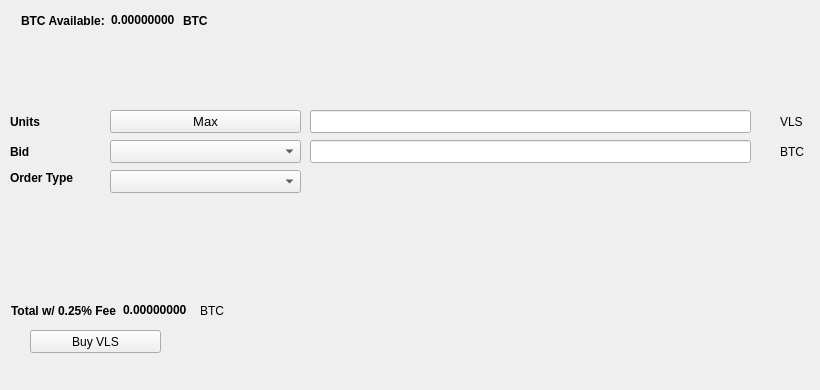
   <widget class="QWidget" name="BuyTab">
    <attribute name="title">
     <string>Buy</string>
    </attribute>
    <widget class="QPushButton" name="BuyVLS">
     <property name="geometry">
      <rect>
       <x>30</x>
       <y>330</y>
       <width>131</width>
       <height>23</height>
      </rect>
     </property>
     <property name="text">
      <string>Buy VLS</string>
     </property>
     <property name="icon">
      <iconset resource="../veles.qrc">
       <normaloff>:/icons/bitcoin</normaloff>:/icons/bitcoin</iconset>
     </property>
    </widget>
    <widget class="QLabel" name="label_3">
     <property name="geometry">
      <rect>
       <x>10</x>
       <y>110</y>
       <width>46</width>
       <height>23</height>
      </rect>
     </property>
     <property name="font">
      <font>
       <weight>75</weight>
       <bold>true</bold>
      </font>
     </property>
     <property name="text">
      <string>Units</string>
     </property>
    </widget>
    <widget class="QLineEdit" name="UnitsInput">
     <property name="geometry">
      <rect>
       <x>310</x>
       <y>110</y>
       <width>441</width>
       <height>23</height>
      </rect>
     </property>
     <property name="font">
      <font>
       <pointsize>9</pointsize>
       <weight>75</weight>
       <bold>true</bold>
      </font>
     </property>
    </widget>
    <widget class="QLineEdit" name="BuyBidPriceEdit">
     <property name="geometry">
      <rect>
       <x>310</x>
       <y>140</y>
       <width>441</width>
       <height>23</height>
      </rect>
     </property>
     <property name="font">
      <font>
       <pointsize>9</pointsize>
       <weight>75</weight>
       <bold>true</bold>
      </font>
     </property>
    </widget>
    <widget class="QLabel" name="label_4">
     <property name="geometry">
      <rect>
       <x>780</x>
       <y>110</y>
       <width>31</width>
       <height>23</height>
      </rect>
     </property>
     <property name="text">
      <string>VLS</string>
     </property>
    </widget>
    <widget class="QLabel" name="label_5">
     <property name="geometry">
      <rect>
       <x>780</x>
       <y>140</y>
       <width>31</width>
       <height>23</height>
      </rect>
     </property>
     <property name="text">
      <string>BTC</string>
     </property>
    </widget>
    <widget class="QLabel" name="label_6">
     <property name="geometry">
      <rect>
       <x>10</x>
       <y>140</y>
       <width>46</width>
       <height>23</height>
      </rect>
     </property>
     <property name="font">
      <font>
       <weight>75</weight>
       <bold>true</bold>
      </font>
     </property>
     <property name="text">
      <string>Bid</string>
     </property>
    </widget>
    <widget class="QLabel" name="label_7">
     <property name="geometry">
      <rect>
       <x>10</x>
       <y>170</y>
       <width>91</width>
       <height>16</height>
      </rect>
     </property>
     <property name="font">
      <font>
       <weight>75</weight>
       <bold>true</bold>
      </font>
     </property>
     <property name="text">
      <string>Order Type</string>
     </property>
    </widget>
    <widget class="QPushButton" name="Buy_Max_Amount">
     <property name="geometry">
      <rect>
       <x>110</x>
       <y>110</y>
       <width>191</width>
       <height>23</height>
      </rect>
     </property>
     <property name="font">
      <font>
       <pointsize>10</pointsize>
      </font>
     </property>
     <property name="text">
      <string>Max</string>
     </property>
    </widget>
    <widget class="QComboBox" name="BuyBidcomboBox">
     <property name="geometry">
      <rect>
       <x>110</x>
       <y>140</y>
       <width>191</width>
       <height>23</height>
      </rect>
     </property>
     <property name="font">
      <font>
       <pointsize>10</pointsize>
      </font>
     </property>
    </widget>
    <widget class="QComboBox" name="buyOrdertypeCombo">
     <property name="geometry">
      <rect>
       <x>110</x>
       <y>170</y>
       <width>191</width>
       <height>23</height>
      </rect>
     </property>
     <property name="font">
      <font>
       <pointsize>10</pointsize>
      </font>
     </property>
    </widget>
    <widget class="QWidget" name="layoutWidget1">
     <property name="geometry">
      <rect>
       <x>21</x>
       <y>11</y>
       <width>227</width>
       <height>19</height>
      </rect>
     </property>
     <layout class="QHBoxLayout" name="horizontalLayout_3">
      <item>
       <widget class="QLabel" name="label232">
        <property name="font">
         <font>
          <weight>75</weight>
          <bold>true</bold>
         </font>
        </property>
        <property name="text">
         <string>BTC Available:</string>
        </property>
       </widget>
      </item>
      <item>
       <widget class="QLabel" name="BtcAvailableLbl">
        <property name="palette">
         <palette>
          <active>
           <colorrole role="WindowText">
            <brush brushstyle="SolidPattern">
             <color alpha="255">
              <red>0</red>
              <green>0</green>
              <blue>0</blue>
             </color>
            </brush>
           </colorrole>
           <colorrole role="Button">
            <brush brushstyle="SolidPattern">
             <color alpha="255">
              <red>0</red>
              <green>170</green>
              <blue>0</blue>
             </color>
            </brush>
           </colorrole>
           <colorrole role="Light">
            <brush brushstyle="SolidPattern">
             <color alpha="255">
              <red>0</red>
              <green>255</green>
              <blue>0</blue>
             </color>
            </brush>
           </colorrole>
           <colorrole role="Midlight">
            <brush brushstyle="SolidPattern">
             <color alpha="255">
              <red>0</red>
              <green>212</green>
              <blue>0</blue>
             </color>
            </brush>
           </colorrole>
           <colorrole role="Dark">
            <brush brushstyle="SolidPattern">
             <color alpha="255">
              <red>0</red>
              <green>85</green>
              <blue>0</blue>
             </color>
            </brush>
           </colorrole>
           <colorrole role="Mid">
            <brush brushstyle="SolidPattern">
             <color alpha="255">
              <red>0</red>
              <green>113</green>
              <blue>0</blue>
             </color>
            </brush>
           </colorrole>
           <colorrole role="Text">
            <brush brushstyle="SolidPattern">
             <color alpha="255">
              <red>0</red>
              <green>170</green>
              <blue>0</blue>
             </color>
            </brush>
           </colorrole>
           <colorrole role="BrightText">
            <brush brushstyle="SolidPattern">
             <color alpha="255">
              <red>255</red>
              <green>255</green>
              <blue>255</blue>
             </color>
            </brush>
           </colorrole>
           <colorrole role="ButtonText">
            <brush brushstyle="SolidPattern">
             <color alpha="255">
              <red>0</red>
              <green>0</green>
              <blue>0</blue>
             </color>
            </brush>
           </colorrole>
           <colorrole role="Base">
            <brush brushstyle="SolidPattern">
             <color alpha="255">
              <red>255</red>
              <green>255</green>
              <blue>255</blue>
             </color>
            </brush>
           </colorrole>
           <colorrole role="Window">
            <brush brushstyle="SolidPattern">
             <color alpha="255">
              <red>0</red>
              <green>170</green>
              <blue>0</blue>
             </color>
            </brush>
           </colorrole>
           <colorrole role="Shadow">
            <brush brushstyle="SolidPattern">
             <color alpha="255">
              <red>0</red>
              <green>0</green>
              <blue>0</blue>
             </color>
            </brush>
           </colorrole>
           <colorrole role="AlternateBase">
            <brush brushstyle="SolidPattern">
             <color alpha="255">
              <red>127</red>
              <green>212</green>
              <blue>127</blue>
             </color>
            </brush>
           </colorrole>
           <colorrole role="ToolTipBase">
            <brush brushstyle="SolidPattern">
             <color alpha="255">
              <red>255</red>
              <green>255</green>
              <blue>220</blue>
             </color>
            </brush>
           </colorrole>
           <colorrole role="ToolTipText">
            <brush brushstyle="SolidPattern">
             <color alpha="255">
              <red>0</red>
              <green>0</green>
              <blue>0</blue>
             </color>
            </brush>
           </colorrole>
          </active>
          <inactive>
           <colorrole role="WindowText">
            <brush brushstyle="SolidPattern">
             <color alpha="255">
              <red>0</red>
              <green>0</green>
              <blue>0</blue>
             </color>
            </brush>
           </colorrole>
           <colorrole role="Button">
            <brush brushstyle="SolidPattern">
             <color alpha="255">
              <red>0</red>
              <green>170</green>
              <blue>0</blue>
             </color>
            </brush>
           </colorrole>
           <colorrole role="Light">
            <brush brushstyle="SolidPattern">
             <color alpha="255">
              <red>0</red>
              <green>255</green>
              <blue>0</blue>
             </color>
            </brush>
           </colorrole>
           <colorrole role="Midlight">
            <brush brushstyle="SolidPattern">
             <color alpha="255">
              <red>0</red>
              <green>212</green>
              <blue>0</blue>
             </color>
            </brush>
           </colorrole>
           <colorrole role="Dark">
            <brush brushstyle="SolidPattern">
             <color alpha="255">
              <red>0</red>
              <green>85</green>
              <blue>0</blue>
             </color>
            </brush>
           </colorrole>
           <colorrole role="Mid">
            <brush brushstyle="SolidPattern">
             <color alpha="255">
              <red>0</red>
              <green>113</green>
              <blue>0</blue>
             </color>
            </brush>
           </colorrole>
           <colorrole role="Text">
            <brush brushstyle="SolidPattern">
             <color alpha="255">
              <red>0</red>
              <green>170</green>
              <blue>0</blue>
             </color>
            </brush>
           </colorrole>
           <colorrole role="BrightText">
            <brush brushstyle="SolidPattern">
             <color alpha="255">
              <red>255</red>
              <green>255</green>
              <blue>255</blue>
             </color>
            </brush>
           </colorrole>
           <colorrole role="ButtonText">
            <brush brushstyle="SolidPattern">
             <color alpha="255">
              <red>0</red>
              <green>0</green>
              <blue>0</blue>
             </color>
            </brush>
           </colorrole>
           <colorrole role="Base">
            <brush brushstyle="SolidPattern">
             <color alpha="255">
              <red>255</red>
              <green>255</green>
              <blue>255</blue>
             </color>
            </brush>
           </colorrole>
           <colorrole role="Window">
            <brush brushstyle="SolidPattern">
             <color alpha="255">
              <red>0</red>
              <green>170</green>
              <blue>0</blue>
             </color>
            </brush>
           </colorrole>
           <colorrole role="Shadow">
            <brush brushstyle="SolidPattern">
             <color alpha="255">
              <red>0</red>
              <green>0</green>
              <blue>0</blue>
             </color>
            </brush>
           </colorrole>
           <colorrole role="AlternateBase">
            <brush brushstyle="SolidPattern">
             <color alpha="255">
              <red>127</red>
              <green>212</green>
              <blue>127</blue>
             </color>
            </brush>
           </colorrole>
           <colorrole role="ToolTipBase">
            <brush brushstyle="SolidPattern">
             <color alpha="255">
              <red>255</red>
              <green>255</green>
              <blue>220</blue>
             </color>
            </brush>
           </colorrole>
           <colorrole role="ToolTipText">
            <brush brushstyle="SolidPattern">
             <color alpha="255">
              <red>0</red>
              <green>0</green>
              <blue>0</blue>
             </color>
            </brush>
           </colorrole>
          </inactive>
          <disabled>
           <colorrole role="WindowText">
            <brush brushstyle="SolidPattern">
             <color alpha="255">
              <red>0</red>
              <green>85</green>
              <blue>0</blue>
             </color>
            </brush>
           </colorrole>
           <colorrole role="Button">
            <brush brushstyle="SolidPattern">
             <color alpha="255">
              <red>0</red>
              <green>170</green>
              <blue>0</blue>
             </color>
            </brush>
           </colorrole>
           <colorrole role="Light">
            <brush brushstyle="SolidPattern">
             <color alpha="255">
              <red>0</red>
              <green>255</green>
              <blue>0</blue>
             </color>
            </brush>
           </colorrole>
           <colorrole role="Midlight">
            <brush brushstyle="SolidPattern">
             <color alpha="255">
              <red>0</red>
              <green>212</green>
              <blue>0</blue>
             </color>
            </brush>
           </colorrole>
           <colorrole role="Dark">
            <brush brushstyle="SolidPattern">
             <color alpha="255">
              <red>0</red>
              <green>85</green>
              <blue>0</blue>
             </color>
            </brush>
           </colorrole>
           <colorrole role="Mid">
            <brush brushstyle="SolidPattern">
             <color alpha="255">
              <red>0</red>
              <green>113</green>
              <blue>0</blue>
             </color>
            </brush>
           </colorrole>
           <colorrole role="Text">
            <brush brushstyle="SolidPattern">
             <color alpha="255">
              <red>0</red>
              <green>85</green>
              <blue>0</blue>
             </color>
            </brush>
           </colorrole>
           <colorrole role="BrightText">
            <brush brushstyle="SolidPattern">
             <color alpha="255">
              <red>255</red>
              <green>255</green>
              <blue>255</blue>
             </color>
            </brush>
           </colorrole>
           <colorrole role="ButtonText">
            <brush brushstyle="SolidPattern">
             <color alpha="255">
              <red>0</red>
              <green>85</green>
              <blue>0</blue>
             </color>
            </brush>
           </colorrole>
           <colorrole role="Base">
            <brush brushstyle="SolidPattern">
             <color alpha="255">
              <red>0</red>
              <green>170</green>
              <blue>0</blue>
             </color>
            </brush>
           </colorrole>
           <colorrole role="Window">
            <brush brushstyle="SolidPattern">
             <color alpha="255">
              <red>0</red>
              <green>170</green>
              <blue>0</blue>
             </color>
            </brush>
           </colorrole>
           <colorrole role="Shadow">
            <brush brushstyle="SolidPattern">
             <color alpha="255">
              <red>0</red>
              <green>0</green>
              <blue>0</blue>
             </color>
            </brush>
           </colorrole>
           <colorrole role="AlternateBase">
            <brush brushstyle="SolidPattern">
             <color alpha="255">
              <red>0</red>
              <green>170</green>
              <blue>0</blue>
             </color>
            </brush>
           </colorrole>
           <colorrole role="ToolTipBase">
            <brush brushstyle="SolidPattern">
             <color alpha="255">
              <red>255</red>
              <green>255</green>
              <blue>220</blue>
             </color>
            </brush>
           </colorrole>
           <colorrole role="ToolTipText">
            <brush brushstyle="SolidPattern">
             <color alpha="255">
              <red>0</red>
              <green>0</green>
              <blue>0</blue>
             </color>
            </brush>
           </colorrole>
          </disabled>
         </palette>
        </property>
        <property name="font">
         <font>
          <weight>75</weight>
          <bold>true</bold>
         </font>
        </property>
        <property name="text">
         <string>0.00000000</string>
        </property>
        <property name="textInteractionFlags">
         <set>Qt::LinksAccessibleByMouse|Qt::TextSelectableByKeyboard|Qt::TextSelectableByMouse</set>
        </property>
       </widget>
      </item>
      <item>
       <widget class="QLabel" name="BtcAvailableLbl_2">
        <property name="font">
         <font>
          <weight>75</weight>
          <bold>true</bold>
         </font>
        </property>
        <property name="text">
         <string>BTC</string>
        </property>
       </widget>
      </item>
     </layout>
    </widget>
    <widget class="QWidget" name="layoutWidge2">
     <property name="geometry">
      <rect>
       <x>11</x>
       <y>301</y>
       <width>259</width>
       <height>19</height>
      </rect>
     </property>
     <layout class="QHBoxLayout" name="horizontalLayout_4">
      <item>
       <widget class="QLabel" name="label_9">
        <property name="font">
         <font>
          <weight>75</weight>
          <bold>true</bold>
         </font>
        </property>
        <property name="text">
         <string>Total w/ 0.25% Fee</string>
        </property>
       </widget>
      </item>
      <item>
       <widget class="QLabel" name="BuyCostLabel">
        <property name="palette">
         <palette>
          <active>
           <colorrole role="WindowText">
            <brush brushstyle="SolidPattern">
             <color alpha="255">
              <red>0</red>
              <green>0</green>
              <blue>0</blue>
             </color>
            </brush>
           </colorrole>
           <colorrole role="Button">
            <brush brushstyle="SolidPattern">
             <color alpha="255">
              <red>0</red>
              <green>170</green>
              <blue>0</blue>
             </color>
            </brush>
           </colorrole>
           <colorrole role="Light">
            <brush brushstyle="SolidPattern">
             <color alpha="255">
              <red>0</red>
              <green>255</green>
              <blue>0</blue>
             </color>
            </brush>
           </colorrole>
           <colorrole role="Midlight">
            <brush brushstyle="SolidPattern">
             <color alpha="255">
              <red>0</red>
              <green>212</green>
              <blue>0</blue>
             </color>
            </brush>
           </colorrole>
           <colorrole role="Dark">
            <brush brushstyle="SolidPattern">
             <color alpha="255">
              <red>0</red>
              <green>85</green>
              <blue>0</blue>
             </color>
            </brush>
           </colorrole>
           <colorrole role="Mid">
            <brush brushstyle="SolidPattern">
             <color alpha="255">
              <red>0</red>
              <green>113</green>
              <blue>0</blue>
             </color>
            </brush>
           </colorrole>
           <colorrole role="Text">
            <brush brushstyle="SolidPattern">
             <color alpha="255">
              <red>0</red>
              <green>170</green>
              <blue>0</blue>
             </color>
            </brush>
           </colorrole>
           <colorrole role="BrightText">
            <brush brushstyle="SolidPattern">
             <color alpha="255">
              <red>255</red>
              <green>255</green>
              <blue>255</blue>
             </color>
            </brush>
           </colorrole>
           <colorrole role="ButtonText">
            <brush brushstyle="SolidPattern">
             <color alpha="255">
              <red>0</red>
              <green>0</green>
              <blue>0</blue>
             </color>
            </brush>
           </colorrole>
           <colorrole role="Base">
            <brush brushstyle="SolidPattern">
             <color alpha="255">
              <red>255</red>
              <green>255</green>
              <blue>255</blue>
             </color>
            </brush>
           </colorrole>
           <colorrole role="Window">
            <brush brushstyle="SolidPattern">
             <color alpha="255">
              <red>0</red>
              <green>170</green>
              <blue>0</blue>
             </color>
            </brush>
           </colorrole>
           <colorrole role="Shadow">
            <brush brushstyle="SolidPattern">
             <color alpha="255">
              <red>0</red>
              <green>0</green>
              <blue>0</blue>
             </color>
            </brush>
           </colorrole>
           <colorrole role="AlternateBase">
            <brush brushstyle="SolidPattern">
             <color alpha="255">
              <red>127</red>
              <green>212</green>
              <blue>127</blue>
             </color>
            </brush>
           </colorrole>
           <colorrole role="ToolTipBase">
            <brush brushstyle="SolidPattern">
             <color alpha="255">
              <red>255</red>
              <green>255</green>
              <blue>220</blue>
             </color>
            </brush>
           </colorrole>
           <colorrole role="ToolTipText">
            <brush brushstyle="SolidPattern">
             <color alpha="255">
              <red>0</red>
              <green>0</green>
              <blue>0</blue>
             </color>
            </brush>
           </colorrole>
          </active>
          <inactive>
           <colorrole role="WindowText">
            <brush brushstyle="SolidPattern">
             <color alpha="255">
              <red>0</red>
              <green>0</green>
              <blue>0</blue>
             </color>
            </brush>
           </colorrole>
           <colorrole role="Button">
            <brush brushstyle="SolidPattern">
             <color alpha="255">
              <red>0</red>
              <green>170</green>
              <blue>0</blue>
             </color>
            </brush>
           </colorrole>
           <colorrole role="Light">
            <brush brushstyle="SolidPattern">
             <color alpha="255">
              <red>0</red>
              <green>255</green>
              <blue>0</blue>
             </color>
            </brush>
           </colorrole>
           <colorrole role="Midlight">
            <brush brushstyle="SolidPattern">
             <color alpha="255">
              <red>0</red>
              <green>212</green>
              <blue>0</blue>
             </color>
            </brush>
           </colorrole>
           <colorrole role="Dark">
            <brush brushstyle="SolidPattern">
             <color alpha="255">
              <red>0</red>
              <green>85</green>
              <blue>0</blue>
             </color>
            </brush>
           </colorrole>
           <colorrole role="Mid">
            <brush brushstyle="SolidPattern">
             <color alpha="255">
              <red>0</red>
              <green>113</green>
              <blue>0</blue>
             </color>
            </brush>
           </colorrole>
           <colorrole role="Text">
            <brush brushstyle="SolidPattern">
             <color alpha="255">
              <red>0</red>
              <green>170</green>
              <blue>0</blue>
             </color>
            </brush>
           </colorrole>
           <colorrole role="BrightText">
            <brush brushstyle="SolidPattern">
             <color alpha="255">
              <red>255</red>
              <green>255</green>
              <blue>255</blue>
             </color>
            </brush>
           </colorrole>
           <colorrole role="ButtonText">
            <brush brushstyle="SolidPattern">
             <color alpha="255">
              <red>0</red>
              <green>0</green>
              <blue>0</blue>
             </color>
            </brush>
           </colorrole>
           <colorrole role="Base">
            <brush brushstyle="SolidPattern">
             <color alpha="255">
              <red>255</red>
              <green>255</green>
              <blue>255</blue>
             </color>
            </brush>
           </colorrole>
           <colorrole role="Window">
            <brush brushstyle="SolidPattern">
             <color alpha="255">
              <red>0</red>
              <green>170</green>
              <blue>0</blue>
             </color>
            </brush>
           </colorrole>
           <colorrole role="Shadow">
            <brush brushstyle="SolidPattern">
             <color alpha="255">
              <red>0</red>
              <green>0</green>
              <blue>0</blue>
             </color>
            </brush>
           </colorrole>
           <colorrole role="AlternateBase">
            <brush brushstyle="SolidPattern">
             <color alpha="255">
              <red>127</red>
              <green>212</green>
              <blue>127</blue>
             </color>
            </brush>
           </colorrole>
           <colorrole role="ToolTipBase">
            <brush brushstyle="SolidPattern">
             <color alpha="255">
              <red>255</red>
              <green>255</green>
              <blue>220</blue>
             </color>
            </brush>
           </colorrole>
           <colorrole role="ToolTipText">
            <brush brushstyle="SolidPattern">
             <color alpha="255">
              <red>0</red>
              <green>0</green>
              <blue>0</blue>
             </color>
            </brush>
           </colorrole>
          </inactive>
          <disabled>
           <colorrole role="WindowText">
            <brush brushstyle="SolidPattern">
             <color alpha="255">
              <red>0</red>
              <green>85</green>
              <blue>0</blue>
             </color>
            </brush>
           </colorrole>
           <colorrole role="Button">
            <brush brushstyle="SolidPattern">
             <color alpha="255">
              <red>0</red>
              <green>170</green>
              <blue>0</blue>
             </color>
            </brush>
           </colorrole>
           <colorrole role="Light">
            <brush brushstyle="SolidPattern">
             <color alpha="255">
              <red>0</red>
              <green>255</green>
              <blue>0</blue>
             </color>
            </brush>
           </colorrole>
           <colorrole role="Midlight">
            <brush brushstyle="SolidPattern">
             <color alpha="255">
              <red>0</red>
              <green>212</green>
              <blue>0</blue>
             </color>
            </brush>
           </colorrole>
           <colorrole role="Dark">
            <brush brushstyle="SolidPattern">
             <color alpha="255">
              <red>0</red>
              <green>85</green>
              <blue>0</blue>
             </color>
            </brush>
           </colorrole>
           <colorrole role="Mid">
            <brush brushstyle="SolidPattern">
             <color alpha="255">
              <red>0</red>
              <green>113</green>
              <blue>0</blue>
             </color>
            </brush>
           </colorrole>
           <colorrole role="Text">
            <brush brushstyle="SolidPattern">
             <color alpha="255">
              <red>0</red>
              <green>85</green>
              <blue>0</blue>
             </color>
            </brush>
           </colorrole>
           <colorrole role="BrightText">
            <brush brushstyle="SolidPattern">
             <color alpha="255">
              <red>255</red>
              <green>255</green>
              <blue>255</blue>
             </color>
            </brush>
           </colorrole>
           <colorrole role="ButtonText">
            <brush brushstyle="SolidPattern">
             <color alpha="255">
              <red>0</red>
              <green>85</green>
              <blue>0</blue>
             </color>
            </brush>
           </colorrole>
           <colorrole role="Base">
            <brush brushstyle="SolidPattern">
             <color alpha="255">
              <red>0</red>
              <green>170</green>
              <blue>0</blue>
             </color>
            </brush>
           </colorrole>
           <colorrole role="Window">
            <brush brushstyle="SolidPattern">
             <color alpha="255">
              <red>0</red>
              <green>170</green>
              <blue>0</blue>
             </color>
            </brush>
           </colorrole>
           <colorrole role="Shadow">
            <brush brushstyle="SolidPattern">
             <color alpha="255">
              <red>0</red>
              <green>0</green>
              <blue>0</blue>
             </color>
            </brush>
           </colorrole>
           <colorrole role="AlternateBase">
            <brush brushstyle="SolidPattern">
             <color alpha="255">
              <red>0</red>
              <green>170</green>
              <blue>0</blue>
             </color>
            </brush>
           </colorrole>
           <colorrole role="ToolTipBase">
            <brush brushstyle="SolidPattern">
             <color alpha="255">
              <red>255</red>
              <green>255</green>
              <blue>220</blue>
             </color>
            </brush>
           </colorrole>
           <colorrole role="ToolTipText">
            <brush brushstyle="SolidPattern">
             <color alpha="255">
              <red>0</red>
              <green>0</green>
              <blue>0</blue>
             </color>
            </brush>
           </colorrole>
          </disabled>
         </palette>
        </property>
        <property name="font">
         <font>
          <weight>75</weight>
          <bold>true</bold>
         </font>
        </property>
        <property name="autoFillBackground">
         <bool>false</bool>
        </property>
        <property name="text">
         <string>0.00000000</string>
        </property>
        <property name="textInteractionFlags">
         <set>Qt::LinksAccessibleByMouse|Qt::TextSelectableByMouse</set>
        </property>
       </widget>
      </item>
      <item>
       <widget class="QLabel" name="label_10">
        <property name="font">
         <font>
          <weight>50</weight>
          <bold>false</bold>
         </font>
        </property>
        <property name="text">
         <string>BTC</string>
        </property>
       </widget>
      </item>
     </layout>
    </widget>
    <widget class="QLabel" name="label_24">
     <property name="geometry">
      <rect>
       <x>460</x>
       <y>300</y>
       <width>281</width>
       <height>81</height>
      </rect>
     </property>
     <property name="text">
      <string/>
     </property>
     <property name="pixmap">
      <pixmap>:/images/bittrex</pixmap>
     </property>
    </widget>
   </widget>
